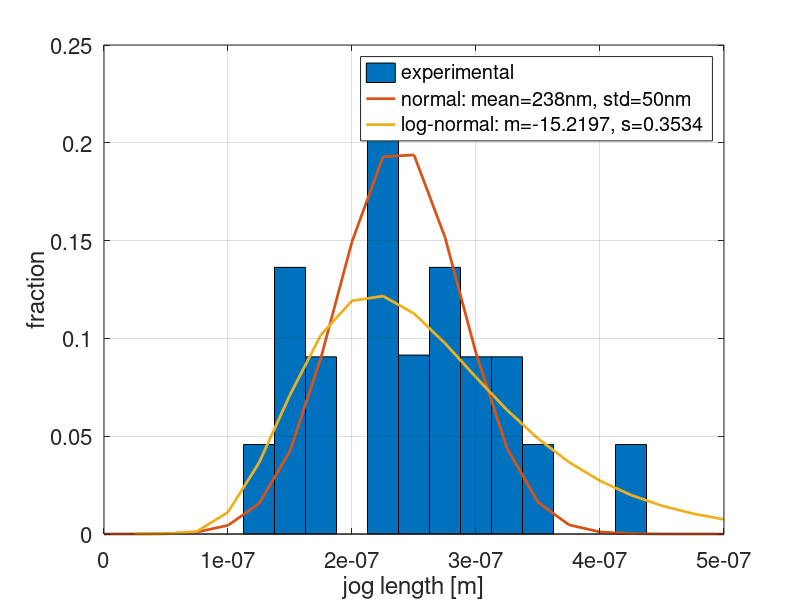
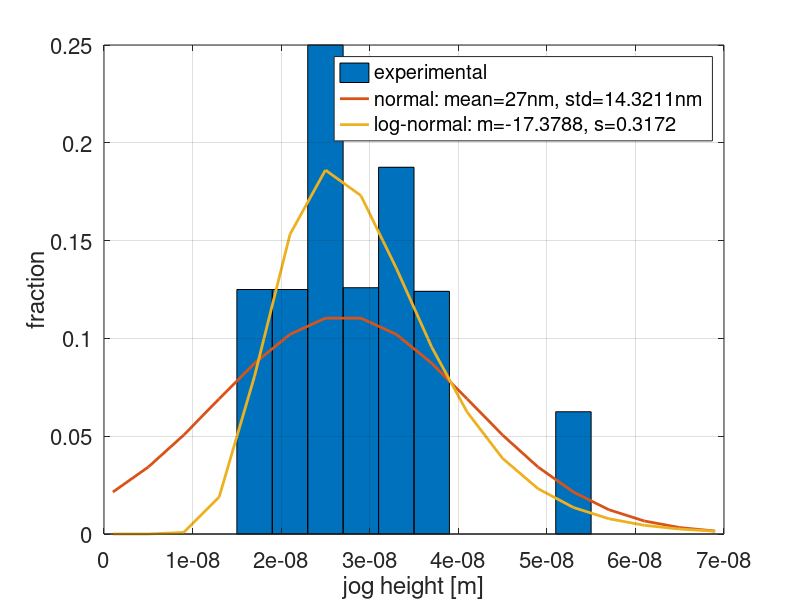

MATLAB code to generate these figures, in order:
clear all
close all
clc
fontSize=16;


%% Jog Length
jogL_644K=[0.000000125   0.045774647887324
   0.000000150   0.136443661971831
   0.000000175   0.090669014084507
   0.000000200  0
   0.000000225000000   0.227112676056338
   0.000000250000000   0.091549295774648
   0.000000275   0.136443661971831
   0.000000300000000   0.090669014084507
   0.000000325000000   0.090669014084507
   0.000000350000000   0.045774647887324
      0.000000375  0
   0.000000400  0
   0.000000425000000   0.045774647887324];
jogL_644K(:,2)=jogL_644K(:,2)/sum(jogL_644K(:,2)); % renormalize fractions

xMax=500e-9;
dx=25e-9;
x=[0:dx:xMax];

% Normal distribution
m=238e-9; %initial guess for mean
s=50e-9; %initial guess for std
f=@(p,x) 1./(sqrt(2*pi)*p(2)).*exp(-(x-p(1)).^2/(2*p(2)^2)); % p(1)=mean, p(2)=std
p0=[m,s];
[p,resnorm,~,exitflag,output] = lsqcurvefit(f,p0,jogL_644K(:,1),jogL_644K(:,2)/dx)

% Lognormal distribution
m=log(238e-9); %initial guess for mean
s=1; %initial guess for std
g=@(p,x) 1./(sqrt(2*pi)*p(2)*x).*exp(-(log(x)-p(1)).^2/(2*p(2)^2)); % p(1)=mean, p(2)=std
q0=[m,s];
[q,resnorm,~,exitflag,output] = lsqcurvefit(g,q0,jogL_644K(:,1),jogL_644K(:,2)/dx)


figure(1)
bar(jogL_644K(:,1),jogL_644K(:,2),1)
hold on
plot(x,f(p,x)*dx,'Linewidth',2)
plot(x,g(q,x)*dx,'Linewidth',2)
grid on
ylabel('fraction')
xlabel('jog length [m]')
set(gca,'FontSize',fontSize)
legend('experimental',['normal: mean=' num2str(p(1)*10^9) 'nm, std=' num2str(p(2)*10^9) 'nm'],['log-normal: m=' num2str(q(1)) ', s=' num2str(q(2)) ])

%% Jog heigth
jogH_644K=[
   0.000000017   0.125461254612546
   0.000000021   0.125461254612546
   0.000000025   0.250922509225092
   0.000000029   0.126383763837638
   0.000000033   0.188191881918819
   0.000000037   0.124538745387454
   0.000000053   0.062730627306273];
jogH_644K(:,2)=jogH_644K(:,2)/sum(jogH_644K(:,2)); % renormalize fractions
xMax=70e-9;
dx=4e-9;
x=[1e-9:dx:xMax];

m=27e-9; %initial guess for mean
s=5e-9; %initial guess for std
f=@(p,x) 1./(sqrt(2*pi)*p(2)).*exp(-(x-p(1)).^2/(2*p(2)^2)); % p(1)=mean, p(2)=std
p0=[m,s];
[p,resnorm,~,exitflag,output] = lsqcurvefit(f,p0,jogH_644K(:,1),jogH_644K(:,2)/dx)

% Lognormal distribution
m=log(27e-9); %initial guess for mean
s=0.5; %initial guess for std
g=@(p,x) 1./(sqrt(2*pi)*p(2)*x).*exp(-(log(x)-p(1)).^2/(2*p(2)^2)); % p(1)=mean, p(2)=std
q0=[m,s];
[q,resnorm,~,exitflag,output] = lsqcurvefit(g,q0,jogH_644K(:,1),jogH_644K(:,2)/dx)

figure(2)
bar(jogH_644K(:,1),jogH_644K(:,2),1)
hold on
plot(x,f(p,x)*dx,'Linewidth',2)
plot(x,g(q,x)*dx,'Linewidth',2)
grid on
ylabel('fraction')
xlabel('jog height [m]')
set(gca,'FontSize',fontSize)
legend('experimental',['normal: mean=' num2str(p(1)*10^9) 'nm, std=' num2str(p(2)*10^9) 'nm'],['log-normal: m=' num2str(q(1)) ', s=' num2str(q(2)) ])